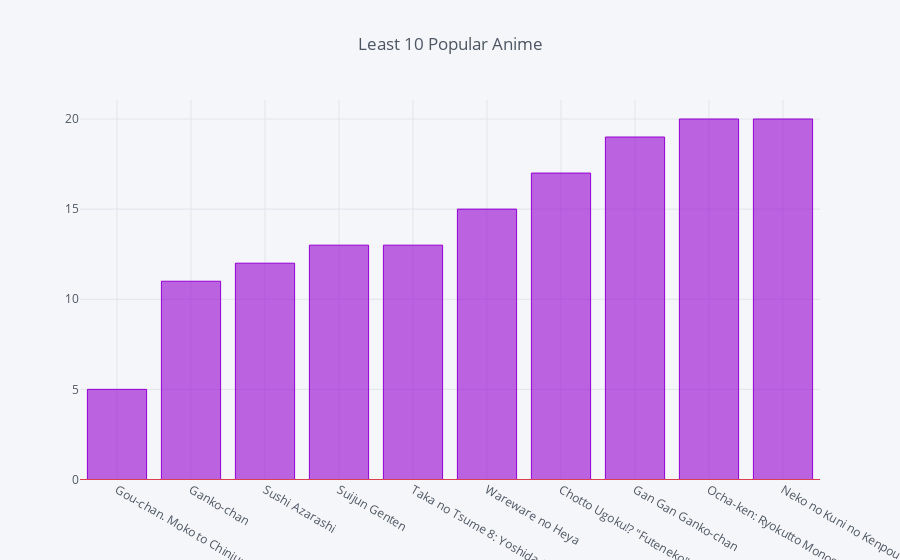

The notebook cell saved with this chart:
### Code cell
least_popular = anime_df.loc[anime_df["members"].sort_values()[:10].index].members.tolist()
least_popular_anime = anime_df.loc[anime_df["members"].sort_values()[:10].index].name.tolist()
least_p_an = pd.DataFrame({"ratings":least_popular},index = least_popular_anime)
least_p_an.iplot(kind='bar', title = 'Least 10 Popular Anime', hline=(0), color = ['darkviolet'])

### Figure 1 — Plotly figure (JSON) as saved in the notebook; plotly's stock layout.template omitted (floating-point values rounded to 4 significant figures)
{"data": [{"marker": {"color": "rgba(148, 0, 211, 0.6)", "line": {"color": "rgba(148, 0, 211, 1.0)", "width": 1}}, "name": "ratings", "orientation": "v", "text": "", "type": "bar", "x": ["Gou-chan. Moko to Chinjuu no Mori no Nakama-tachi", "Ganko-chan", "Sushi Azarashi", "Suijun Genten", "Taka no Tsume 8: Yoshida-kun no X-Files", "Wareware no Heya", "Chotto Ugoku!? &quot;Futeneko&quot;", "Gan Gan Ganko-chan", "Ocha-ken: Ryokutto Monogatari", "Neko no Kuni no Kenpou"], "y": [5, 11, 12, 13, 13, 15, 17, 19, 20, 20]}], "layout": {"autosize": true, "legend": {"bgcolor": "#F5F6F9", "font": {"color": "#4D5663"}}, "paper_bgcolor": "#F5F6F9", "plot_bgcolor": "#F5F6F9", "shapes": [{"line": {"color": "#db4052", "dash": "solid", "width": 1}, "type": "line", "x0": 0, "x1": 1, "xref": "paper", "y0": 0, "y1": 0, "yref": "y"}], "title": {"font": {"color": "#4D5663"}, "text": "Least 10 Popular Anime"}, "xaxis": {"autorange": true, "gridcolor": "#E1E5ED", "range": [-0.5, 9.5], "showgrid": true, "tickfont": {"color": "#4D5663"}, "title": {"font": {"color": "#4D5663"}, "text": ""}, "type": "category", "zerolinecolor": "#E1E5ED"}, "yaxis": {"autorange": true, "gridcolor": "#E1E5ED", "range": [-0.05865, 21.06], "showgrid": true, "tickfont": {"color": "#4D5663"}, "title": {"font": {"color": "#4D5663"}, "text": ""}, "type": "linear", "zerolinecolor": "#E1E5ED"}}}
